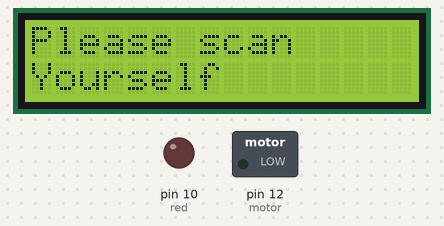
Recording of a sketch running on a simulated Arduino Uno, built with avr-gcc and run on an emulated ATmega328P. On the bench: 16×2 character LCD, switched loads named in the sketch (green lamp = pin HIGH), output pins drawn as LEDs (lit = HIGH). What the sketch prints to the serial monitor is not drawn.

Above: at 2.2 s.

The sketch:

simulation_code.ino
```cpp
#include<string.h>
#include <LiquidCrystal.h>

LiquidCrystal lcd(5, 4, 3, 2, A4, A5);

String ssid     = "Simulator Wifi";  // SSID to connect to
String password = ""; // Our virtual wifi has no password (so dont do your banking stuff on this network)
String host     = "api.thingspeak.com"; // Open Weather Map API
const int httpPort   = 80;
String uri     = "/channels/1196627/feeds.json?api_key=0AXCQSMVFPPTUP64&results=1";
int motor = 12;
int red = 10;


int setupESP8266(void) {
  // Start our ESP8266 Serial Communication
  Serial.begin(115200);   // Serial connection over USB to computer
  Serial.println("AT");   // Serial connection on Tx / Rx port to ESP8266
  delay(10);        // Wait a little for the ESP to respond
  if (!Serial.find("OK")) return 1;

  // Connect to 123D Circuits Simulator Wifi
  Serial.println("AT+CWJAP=\"" + ssid + "\",\"" + password + "\"");
  delay(10);        // Wait a little for the ESP to respond
  if (!Serial.find("OK")) return 2;

  // Open TCP connection to the host:
  Serial.println("AT+CIPSTART=\"TCP\",\"" + host + "\"," + httpPort);
  delay(50);        // Wait a little for the ESP to respond
  if (!Serial.find("OK")) return 3;

  return 0;
}

void anydata(void) {


  // Construct our HTTP call
  String httpPacket = "GET " + uri + " HTTP/1.1\r\nHost: " + host + "\r\n\r\n";
  int length = httpPacket.length();
  //String httpPacket = "GET https://api.thingspeak.com/channels/1104800/fields/1.json?api_key=CX5ZHR91RBPV0RSW&results=2";
  //int length = httpPacket.length();

  // Send our message length
  Serial.print("AT+CIPSEND=");
  Serial.println(length);
  delay(10); // Wait a little for the ESP to respond if (!Serial.find(">")) return -1;

  // Send our http request
  Serial.print(httpPacket);
  delay(10); // Wait a little for the ESP to respond
  String ch;
  ch = Serial.readString();
  Serial.println(ch);
  int point  = 0;
  for(int i = 0 ;i<500 ; i++)
  {
    if(ch[i]=='x')
    {

      point  = i+1;
      break;

    }
  }
  Serial.println(ch[point]);
  if(ch[point]=='n')
  {
    Serial.println("No mask");
    digitalWrite(motor,LOW);
    digitalWrite(red,HIGH);
    lcd.clear();
    lcd.setCursor(0,0);
    lcd.print("No mask no entry");
    lcd.setCursor(0,1);
    lcd.print("Please wear mask");
    delay(2000);

  }
  else if (ch[point]=='m')
  {
    Serial.println("Mask is detected");
    digitalWrite(motor,HIGH);
    digitalWrite(red,LOW);
    lcd.clear();
    lcd.setCursor(0,0);
    lcd.print("You are masked");
    lcd.setCursor(0,1);
    lcd.print("Entry is granted");
    delay(2000);

  }
  else{
    Serial.println("Please scan");
    digitalWrite(motor,LOW);
    digitalWrite(red,LOW);
    lcd.clear();
    lcd.setCursor(0,0);
    lcd.print("Please scan ");
    lcd.setCursor(0,1);
    lcd.print("Yourself");
    delay(2000);
  }
  if (!Serial.find("SEND OK\r\n")) return;


}


void setup() {

  setupESP8266();
  pinMode(motor,OUTPUT);
  pinMode(red,OUTPUT);
  lcd.begin(16, 2);
   lcd.setCursor(0,0);


}

void loop() {

 anydata();

  delay(10);
}
```
